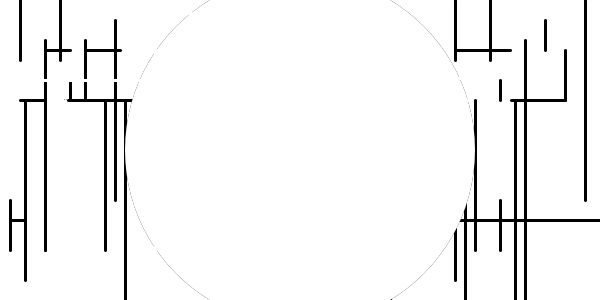
Frame 1 (no input)
Frame 60 (the mouse pressed at the canvas centre just before this capture): identical to frame 1, image omitted
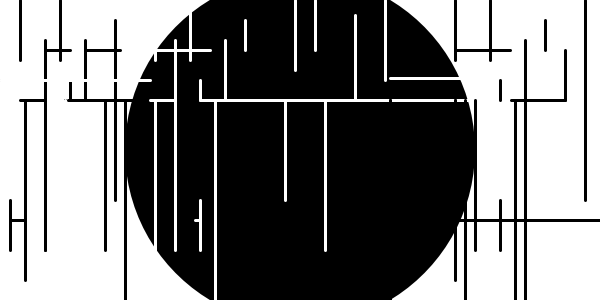
Frame 120 (the mouse held since frame 60 and released just before this capture)

The Processing sketch that drew these frames (run headless with seeded random() and noise(); from frame 60 on, the mouse is pressed at the canvas centre):

// Processing sketch: processing_116446
// ── processing_116446.pde

int rect1;
int rect2;
int x;
int y; 
//setting up my integers 

void setup() {
  size(600, 300);
  
  
}
void draw() {
  noStroke();
  fill(0);
  background(255);
  
//backgrond white
  
 
  
 
   ellipse(width/2, height/2, 350, 350); 


  rect1 = width/2; //'rect' refers to the ellipse shape-- 
                   //never changed the name when I changed the shape
  rect2 = height/2;
  x = mouseX;
  y = mouseY; //set x and y to the location of the mouse 
  stroke(0);  //stroke = black 
  strokeWeight(3);
 
  
  //row one-- lines from left to right (mostly) 
  line(20,0, 20, 60);
  line(45,40, 45, 100); 
  line (45,100, 20, 100);
  line (0,80, 20, 80); 
 
  line (25, 100, 25, 200); 
  
  line (45,100, 45, 250); 
  
  line (10, 250, 10, 200);
  line (10, 220, 25, 220);
  
  
  line (45, 220, 45, 250); 
  line (25, 100, 25, 280);
  
  //row two-- lines from left the right (mostly) 
  
  line(60,0, 60, 60);
  line(70,100, 70, 80);
  
  line (45, 50, 70, 50); 
  
  line(85,40, 85, 100); 
  line (85,100, 68, 100); 
  
 
  line (65, 100, 65, 250); 
  line (65, 100, 65, 300);
  
 
  
  //row three

  line(115,20, 115, 200); 
  line (135,100, 80, 100); 
  
  line (85, 50, 120, 50); 
  
   line (105, 100, 105, 250); 
  line (125, 100, 125, 300);
  line (0,80, 150, 80); 
  
  //******************************************
  
  
  //inside the ellipse 
  stroke(255);  //stroke color  now white 
    
    //row one-- from left to right (mostly)
  line(155,0, 155, 60);
  line(175,40, 175, 100); 
  line (175,100, 150, 100);
  line (0,80, 150, 80); 
 
  line (155, 100, 155, 200); 
  
  line (175,100, 175, 250); 
  
  line (200, 250, 200, 200);
  line (200, 220, 195, 220);
  
  
  line (155, 220, 155, 250); 
  line (155, 100, 155, 280);
  
  //row two-- fom left to right (mostly) 
  
  line(190,0, 190, 60);
  line(200,100, 200, 80);
  
  line (155, 50, 210, 50); 
  
  line(225,40, 225, 100); 
  line( 225,100, 200, 100); 
  
 
  line (215, 100, 215, 350); 
  line (65, 100, 65, 300);
  
  //row three (from left to right (mostly) 

  line(245,20, 245, 50); 
  line (265,100, 211, 100); 
  
 //row four from left to right (mostly) 
  
  
 
  line(295,0, 295, 70);
  line(315,0, 315, 50);
  
  line(355, 100, 355, 15);
  line(385, 0, 385, 80); 
   
  line (235,100, 390, 100);
 
 line (390,100,390, 500); 
 
  line (285, 100, 285, 200); 
  
  line (325,100, 325, 250); 
  
  line (390, 100, 500, 100);
  
  line(390, 78, 500, 78); 
  
  
  //*************************************
// To the right of the ellipse 
  stroke(0); //stroke black again 
  
  //row one 
  line(455,0, 455, 60);
 
  line (390,100,390, 500); 
  
 
  line (455, 100, 455, 200); 
  
  line (475,100, 475, 250); 
  
  line (500, 250, 500, 200);
  line (500, 220, 495, 220);
  
  
  line (455, 220, 455, 250); 
  line (455, 100, 455, 280);
  
  //row two
  
  line(490,0, 490, 60);
  line(500,100, 500, 80);
  
  line (455, 50, 510, 50); 
  
  line(525,40, 525, 100); 
 
  line(525,100, 525, 300); 
 
  
  
 
  line (515, 100, 515, 350); 
  line (465, 100, 465, 300);
  
   line(565,100, 565, 50);
   line(400,220,600,220); 
  
  line(585, 200, 585, 0);
  
  
  
  //row three

  line(545,20, 545, 50); 
  line (565,100, 511, 100); 
   line (390,100,390, 500); 
   
   
   //*****************************************
   
   if (dist(rect1, rect2, x, y)>175) { //fill the ellipse black
    fill(255);                         //if the distance from
                                        //the center points (width/2, height/2)
                                        //is greater than 175 pixels 
    noStroke(); 
   ellipse(width/2, height/2, 350, 350); 

   } 
  
  
    
  

  
}
